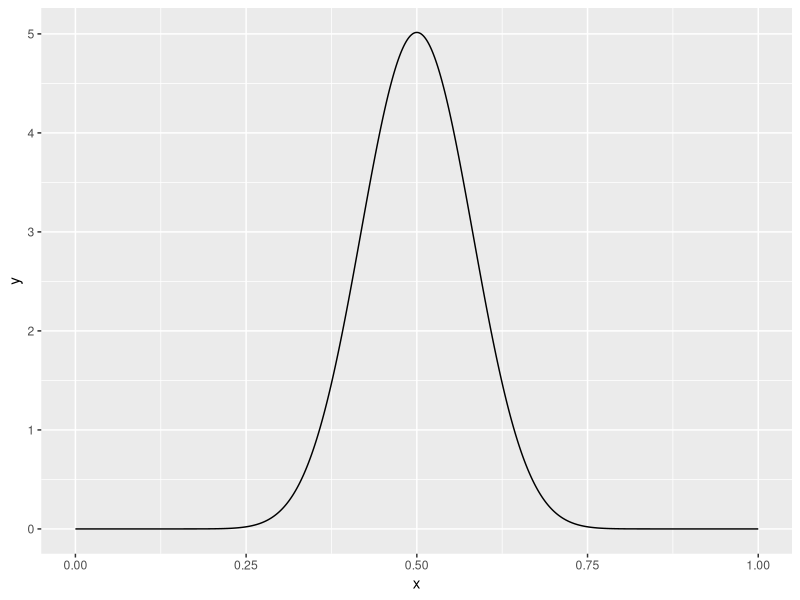
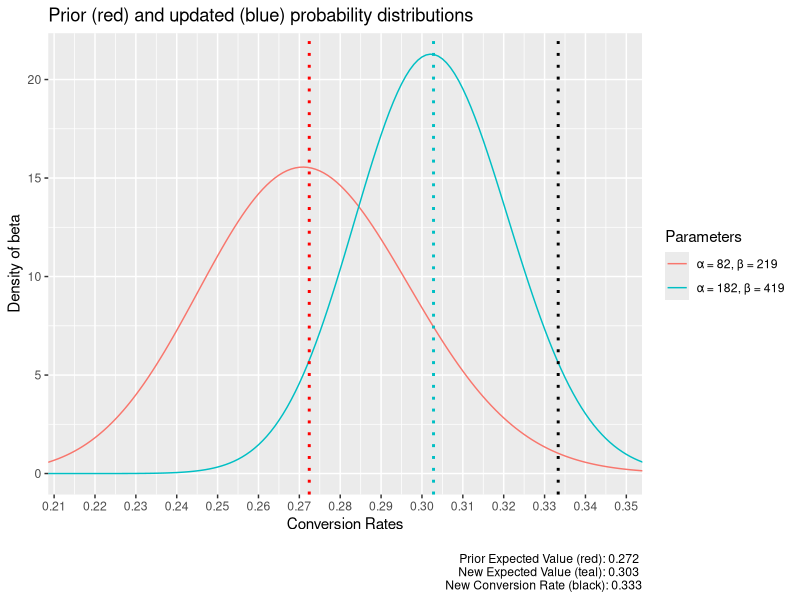

The R source for these figures, in order:
## ---- chunk 1
knitr::opts_chunk$set(echo = TRUE)

library(tidyverse)
## ---- chunk 2
alpha <- 20 
beta <- 20

x <- seq(0, 1, .001)
y <- dbeta(x, alpha, beta)

data.frame(x, y) %>%
    ggplot(aes(x, y)) +
    geom_line()
## ---- chunk 3
beta_dist__prior_successes <- 82
beta_dist__prior_trials <- 301
    
beta_dist__additional_successes <- 100
beta_dist__additional_trials <- 300

prior_alpha <- beta_dist__prior_successes
prior_beta <- beta_dist__prior_trials - beta_dist__prior_successes

new_alpha <- prior_alpha + beta_dist__additional_successes
new_beta <- prior_beta + (beta_dist__additional_trials - beta_dist__additional_successes)

distros <- data_frame(a = c(prior_alpha, new_alpha),
           b = c(prior_beta, new_beta)) %>%
  group_by(a, b) %>%
  do(data_frame(x = seq(0, 1, .001), y = dbeta(x, .$a, .$b))) %>%
  mutate(Parameters = paste0("\u03B1 = ", a, ", \u03B2 = ", b)) %>%
  ungroup() %>%
  mutate(Parameters = factor(Parameters, levels = unique(Parameters)))


min_x <- min(c(qbeta(0.01, prior_alpha, prior_beta), qbeta(0.01, new_alpha, new_beta)))
max_x <- max(c(qbeta(0.99, prior_alpha, prior_beta), qbeta(0.99, new_alpha, new_beta)))

prior_expected_value <- prior_alpha / (prior_alpha + prior_beta)
new_conversion_rate <- beta_dist__additional_successes / beta_dist__additional_trials
new_expected_value <- new_alpha / (new_alpha + new_beta)

ggplot(data=distros, aes(x, y, color = Parameters)) +
    geom_line() +
    geom_vline(xintercept = prior_expected_value, linetype='dotted', color='red', size=1) +
    geom_vline(xintercept = new_expected_value, linetype='dotted', color='#00BFC4', size=1) +
    geom_vline(xintercept = new_conversion_rate, linetype='dotted', color='black', size=1) +
    scale_x_continuous(breaks = seq(0, 1, 0.01)) +
    coord_cartesian(xlim=c(min_x, max_x)) +
    labs(title='Prior (red) and updated (blue) probability distributions',
         x="Conversion Rates",
         y="Density of beta",
         caption = paste("\nPrior Expected Value (red):", round(prior_expected_value, 3),
                         "\nNew Expected Value (teal):", round(new_expected_value, 3),
                         "\nNew Conversion Rate (black):", round(new_conversion_rate, 3)))
